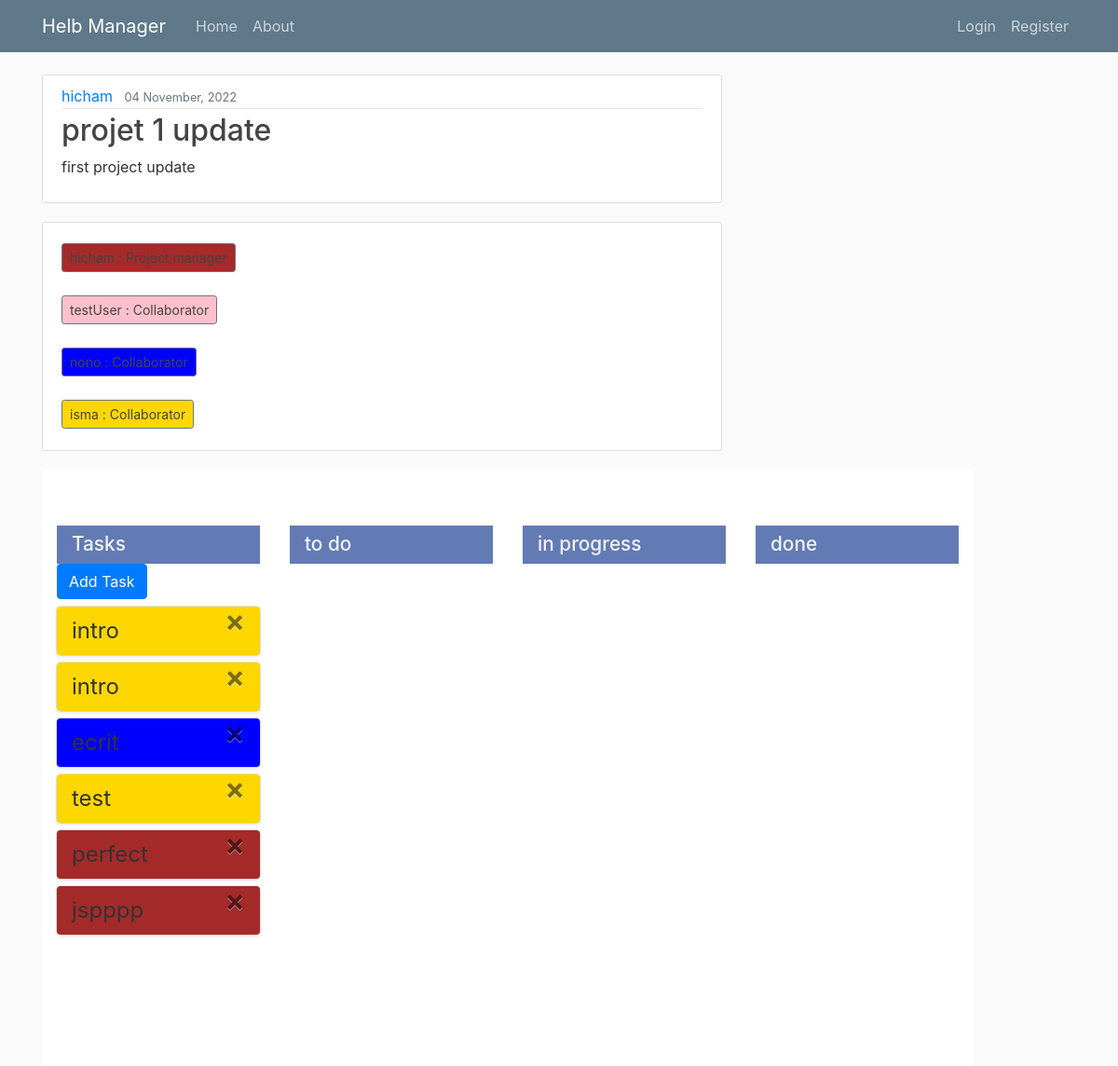
The page /project/1/ on the database as committed earlier.
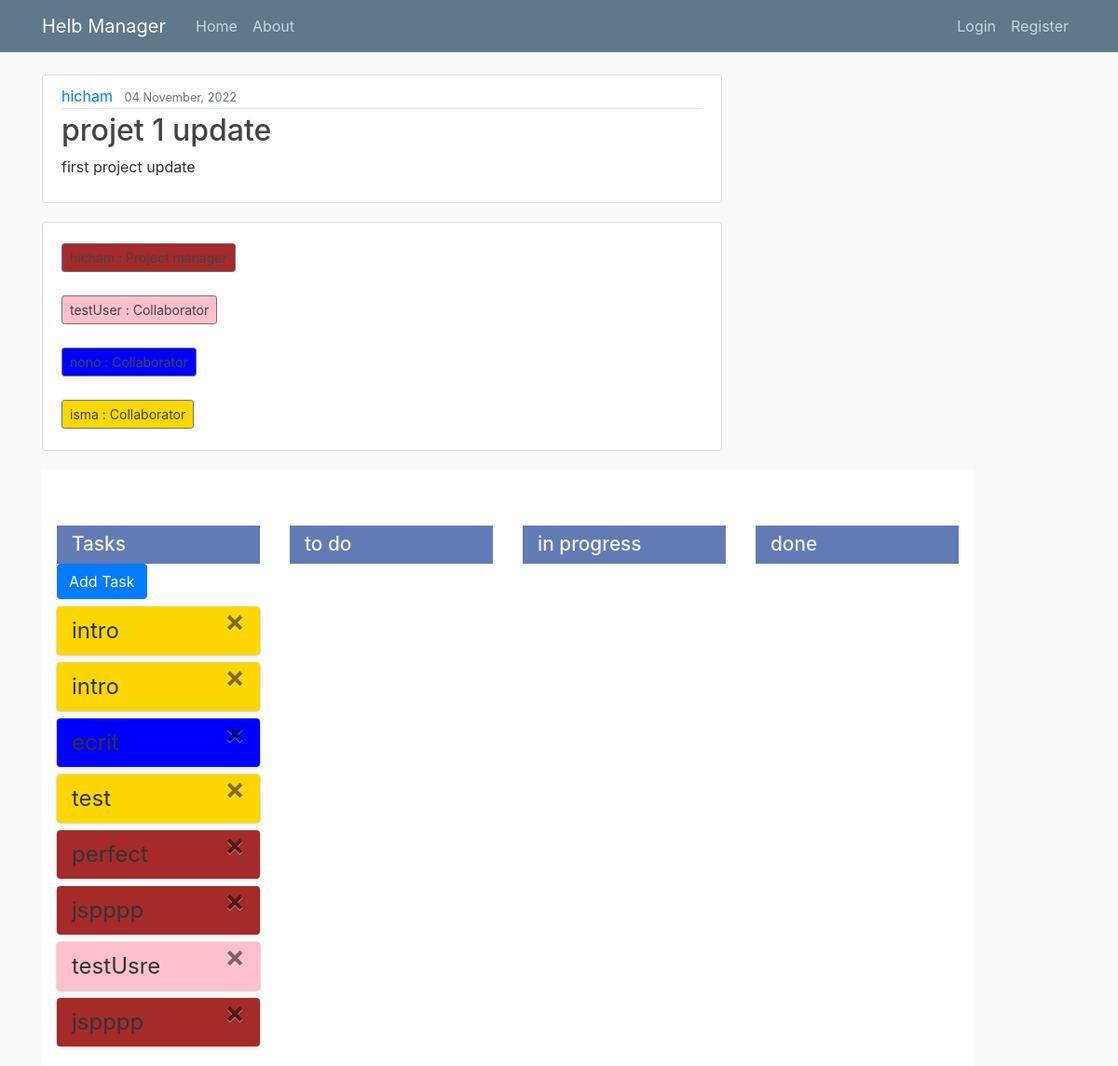
The same page on the database as committed later.
### manager_app/models.py (models this page shows, shortened)
class Task(models.Model):
    project = models.ForeignKey(Project, on_delete=models.CASCADE)
    title_task = models.CharField(max_length=100)
    assign_to = models.CharField(max_length=100)
    status_task = models.CharField(max_length=100, default='no status')

### manager_app/views.py (the view)
# urls.py: path('project/<int:pk>/', ProjectDetailView.as_view(), name = 'project-detail'),
class ProjectDetailView(DetailView):
    model = Project
    def get_context_data(self, **kwargs):
        tasks = Task.objects.all()
        project = self.get_object()
        users = User.objects.values()
        status = project.status
        tabStatus = status.split(";")
        collaborators = project.collaborators
        context = super().get_context_data(**kwargs)
        context['tabStatus'] = tabStatus
        tabCollaborators = []
        cpt = 0
        for u in users:
            name = users[cpt]['username']
            if collaborators.find(name) != -1:
                tabCollaborators.append(name)
            cpt=cpt+1 # pour parcourir tt ma table user
        tabCollaborators.append(project.author.username)
        context['tabCollaborators'] = tabCollaborators
        context['users'] = users
        context['tasks'] = tasks
        colors = ["red", "green", "blue", "orange", "purple", "pink", "gray", "brown", "gold", "silver"]
        collaborator_colors = {}
        for collaborator in tabCollaborators:
            color = random.sample(colors, 1)[0]
            collaborator_colors[collaborator] = color
            colors.remove(color)
        context['collaborator_colors'] = collaborator_colors
        return context

### manager_app/templates/manager_app/project_detail.html (shortened to what this page needs)
{% extends "manager_app/base.html" %}
{% load static %}
{% block content %}
<link rel="stylesheet" href="{% static 'manager_app/styleDragDrop.css' %}">
<article class="media content-section">
  <div class="media-body">
    <div class="article-metadata">
      <a class="mr-2" href="#">{{ object.author }}</a>
      <small class="text-muted">{{ object.date_posted|date:"d F, Y" }}</small>
    </div >
    <h2 class="article-title">{{ object.title }}</h2>
    <p class="article-content">{{ object.content }}</p>
  </div>
</article>
<article class="media content-section">
  <div>
    {% for collaborator, color in collaborator_colors.items %}
      {% if collaborator == object.author.username %}
        <h1><a class="btn btn-secondary btn-sm mt-1 mb-1" style="background-color: {{color}}"> {{ object.author }} : Project manager</a></h1>
      {% endif %}
    {% endfor %}
    {% for collaborator, color in collaborator_colors.items %}
      {% if collaborator != object.author.username %}
        <h1><a class="btn btn-secondary btn-sm mt-1 mb-1" style="background-color: {{color}}"> {{ collaborator }} : Collaborator</a></h1>
      {% endif %}
    {% endfor %}
  </div>
</article>
  <div class="todo-container">
    <div class="status" id="no_status">
      <h1>Tasks</h1>
      <a href="{% url 'add_task' project.id %}" class="btn btn-primary">Add Task</a>
      {% for task in tasks %}
        {% for collaborator, color in collaborator_colors.items %}
          {% if collaborator == task.assign_to %}
            <div class="todo" draggable="true" style="background-color: {{color}}" >
              {{ task.title_task }}
              <span class="close">&times;</span>
            </div>
          {% endif %}
        {% endfor %}
      {% endfor %}
    </div>
    {% for status in tabStatus %}
    <div class="status">
      <div>
          <h1>{{ status }}</h1>
      </div>
    </div>
    {% endfor %}
  </div>
{% endblock content %}

Rows that differ between the two databases and show on the page:
added Task: title_task "testUsre"
added Task: title_task "jspppp"
